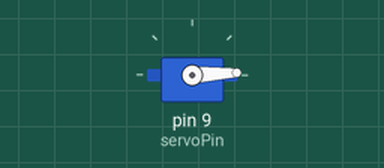
Simulated run of this sketch. Board: Arduino Uno, built with avr-gcc and run on an emulated ATmega328P. Parts: servo.

Above: at 0.05 s.
At 1.3 s:
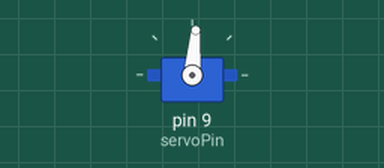
At 2.6 s:
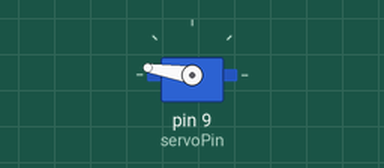
At 5.2 s:
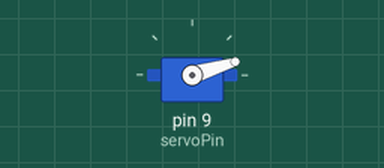
Timing chart, 0 to 7.1 s (numbered marks = the images above):
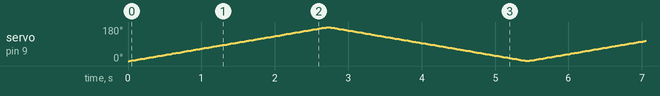

The sketch:

rotate-servo-180.ino
```cpp
#include <Servo.h>//Khai báo thư viện điều khiển Servo
Servo myservo;//Khai báo đối tượng Servo
int servoPin = 9;//Chân kết nối Servo với Arduino
void setup(){
  myservo.attach(servoPin);//Khai báo chân kết nối Servo với Arduino
}
void loop()
{
  for(int pos = 0; pos < 180; pos += 1){
    myservo.write(pos);//Gán góc quay cho Servo
    delay(15);
  }
  for(int pos = 180; pos>=1; pos-=1){
    myservo.write(pos);//Gán góc quay cho Servo
    delay(15);
  }
}
```
